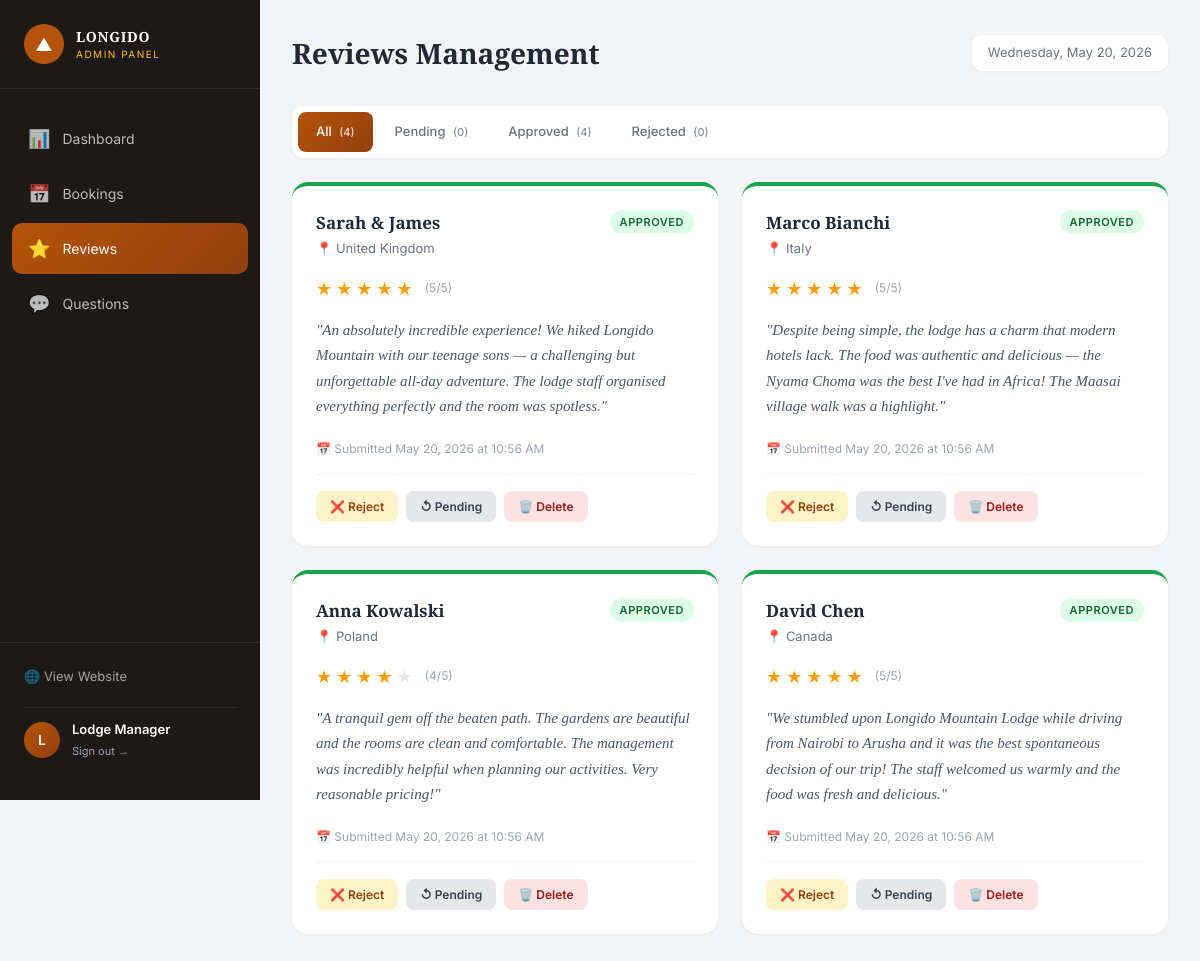
/reviews.php (signed in), run on the app's committed database.
### tables this page shows
CREATE TABLE IF NOT EXISTS reviews (
  id INT AUTO_INCREMENT PRIMARY KEY,
  name VARCHAR(150) NOT NULL,
  country VARCHAR(100),
  rating TINYINT NOT NULL CHECK (rating BETWEEN 1 AND 5),
  review_text TEXT NOT NULL,
  status ENUM('pending','approved','rejected') DEFAULT 'pending',
  created_at TIMESTAMP DEFAULT CURRENT_TIMESTAMP
);

### db.php (called while the page is built, shortened)
<?php
function e($string) {
    return htmlspecialchars($string ?? '', ENT_QUOTES, 'UTF-8');
}

### reviews.php (the view, shortened to what this page needs)
<?php
require_once 'auth.php';
$filter = $_GET['status'] ?? 'all';
$where = ''; $params = [];
$reviews = $pdo->prepare("SELECT * FROM reviews $where ORDER BY created_at DESC");
$reviews->execute($params);
$reviews = $reviews->fetchAll();
?>
<div class="filter-tabs">
    <?php
    $filters = ['all'=>'All','pending'=>'Pending','approved'=>'Approved','rejected'=>'Rejected'];
    foreach ($filters as $key => $label):
        if ($key === 'all') {
            $count = $pdo->query("SELECT COUNT(*) FROM reviews")->fetchColumn();
        } else {
            $s = $pdo->prepare("SELECT COUNT(*) FROM reviews WHERE status = ?");
            $s->execute([$key]);
            $count = $s->fetchColumn();
        }
    ?>
        <a href="?status=<?= e($key) ?>" class="filter-tab <?= $filter === $key ? 'active' : '' ?>">
            <?= e($label) ?> <span class="filter-count">(<?= $count ?>)</span>
        </a>
    <?php endforeach; ?>
</div>
<?php if (empty($reviews)): ?>
    <div class="data-card"><p class="empty-state">No reviews found.</p></div>
<?php else: ?>
    <div class="reviews-grid">
        <?php foreach ($reviews as $r): ?>
            <div class="review-card review-<?= e($r['status']) ?>">
                <div class="review-header">
                    <div>
                        <p class="review-author"><?= e($r['name']) ?></p>
                        <?php if ($r['country']): ?>
                            <p class="review-country">📍 <?= e($r['country']) ?></p>
                        <?php endif; ?>
                    </div>
                    <span class="status status-<?= e($r['status']) ?>"><?= e($r['status']) ?></span>
                </div>
                <div class="review-stars">
                    <?php for ($i = 1; $i <= 5; $i++): ?>
                        <span class="<?= $i <= $r['rating'] ? 'star-filled' : 'star-empty' ?>">★</span>
                    <?php endfor; ?>
                    <span class="review-rating-text">(<?= $r['rating'] ?>/5)</span>
                </div>
                <p class="review-text">"<?= e($r['review_text']) ?>"</p>
                <p class="review-date">📅 Submitted <?= date('F j, Y \a\t g:i A', strtotime($r['created_at'])) ?></p>
                <div class="review-actions">
                    <?php if ($r['status'] !== 'rejected'): ?>
                        <form method="POST" style="display:inline;">
                            <button class="btn-warning">❌ Reject</button>
                        </form>
                    <?php endif; ?>
                    <?php if ($r['status'] !== 'pending'): ?>
                        <form method="POST" style="display:inline;">
                            <button class="btn-neutral">↺ Pending</button>
                        </form>
                    <?php endif; ?>
                    <form method="POST" style="display:inline;" onsubmit="return confirm('Permanently delete this review?')">
                        <button class="btn-danger-solid">🗑️ Delete</button>
                    </form>
                </div>
            </div>
        <?php endforeach; ?>
    </div>
<?php endif; ?>

### style.css (style rules this page uses)
* { margin: 0; padding: 0; box-sizing: border-box; }
body { font-family: 'Inter', system-ui, sans-serif; background: #f3f4f6; color: #1f2937; font-size: 14px; line-height: 1.5; }
a { text-decoration: none; color: inherit; }
button { font-family: inherit; cursor: pointer; }
.status { font-size: 11px; font-weight: 600; padding: 4px 10px; border-radius: 9999px; text-transform: uppercase; letter-spacing: 0.05em; display: inline-block; white-space: nowrap; }
.status-approved { background: #dcfce7; color: #166534; }
.filter-tabs { display: flex; gap: 4px; background: white; padding: 6px; border-radius: 12px; margin-bottom: 24px; box-shadow: 0 1px 3px rgba(0,0,0,0.05); overflow-x: auto; }
.filter-tab { padding: 10px 18px; color: #6b7280; border-radius: 8px; font-size: 13px; font-weight: 500; transition: all 0.2s; white-space: nowrap; }
.filter-tab.active { background: linear-gradient(135deg, #b45309, #92400e); color: white; }
.filter-count { font-size: 11px; opacity: 0.8; margin-left: 4px; }
.reviews-grid { display: grid; grid-template-columns: repeat(auto-fill, minmax(380px, 1fr)); gap: 24px; }
.review-card { background: white; border-radius: 16px; padding: 24px; box-shadow: 0 1px 3px rgba(0,0,0,0.05); border-top: 4px solid; transition: transform 0.2s; }
.review-approved { border-top-color: #16a34a; }
.review-header { display: flex; justify-content: space-between; align-items: flex-start; margin-bottom: 16px; gap: 12px; }
.review-author { font-family: 'Playfair Display', serif; font-size: 17px; color: #1f2937; font-weight: 600; }
.review-country { color: #6b7280; font-size: 13px; margin-top: 4px; }
.review-stars { margin-bottom: 16px; font-size: 18px; display: flex; align-items: center; gap: 4px; }
.star-filled { color: #f59e0b; }
.star-empty { color: #e5e7eb; }
.review-rating-text { color: #9ca3af; font-size: 12px; margin-left: 8px; }
.review-text { font-family: 'Playfair Display', serif; color: #4b5563; font-style: italic; line-height: 1.7; margin-bottom: 20px; font-size: 15px; }
.review-date { color: #9ca3af; font-size: 12px; margin-bottom: 16px; }
.review-actions { display: flex; flex-wrap: wrap; gap: 8px; padding-top: 16px; border-top: 1px solid #f3f4f6; }
.btn-success, .btn-warning, .btn-neutral, .btn-danger-solid { padding: 8px 14px; border: none; border-radius: 8px; font-size: 12px; font-weight: 600; transition: all 0.2s; }
.btn-warning { background: #fef3c7; color: #92400e; }
.btn-neutral { background: #e5e7eb; color: #374151; }
.btn-danger-solid { background: #fee2e2; color: #991b1b; }

### data on the page
reviews: name "Sarah & James", country "United Kingdom", status "APPROVED", rating "5", review_text "An absolutely incredible experience! We hiked Longido Mountain with our teenage sons — a challenging but unforgettable all-day adventure. The lodge staff organised everything perfectly and the room was spotless.", created_at "May 20, 2026 at 10:56 AM"
reviews: name "Marco Bianchi", country "Italy", status "APPROVED", rating "5", review_text "Despite being simple, the lodge has a charm that modern hotels lack. The food was authentic and delicious — the Nyama Choma was the best I've had in Africa! The Maasai village walk was a highlight.", created_at "May 20, 2026 at 10:56 AM"
reviews: name "Anna Kowalski", country "Poland", status "APPROVED", rating "4", review_text "A tranquil gem off the beaten path. The gardens are beautiful and the rooms are clean and comfortable. The management was incredibly helpful when planning our activities. Very reasonable pricing!", created_at "May 20, 2026 at 10:56 AM"
reviews: name "David Chen", country "Canada", status "APPROVED", rating "5", review_text "We stumbled upon Longido Mountain Lodge while driving from Nairobi to Arusha and it was the best spontaneous decision of our trip! The staff welcomed us warmly and the food was fresh and delicious.", created_at "May 20, 2026 at 10:56 AM"

### other printed values
substr($_SESSION['admin_name'] ?? 'A', 0, 1) "L"
$_SESSION['admin_name'] "Lodge Manager"
$page_title "Reviews Management"
$label "All"
$count "4"
$label "Pending"
$count "0"
$label "Approved"
$label "Rejected"
